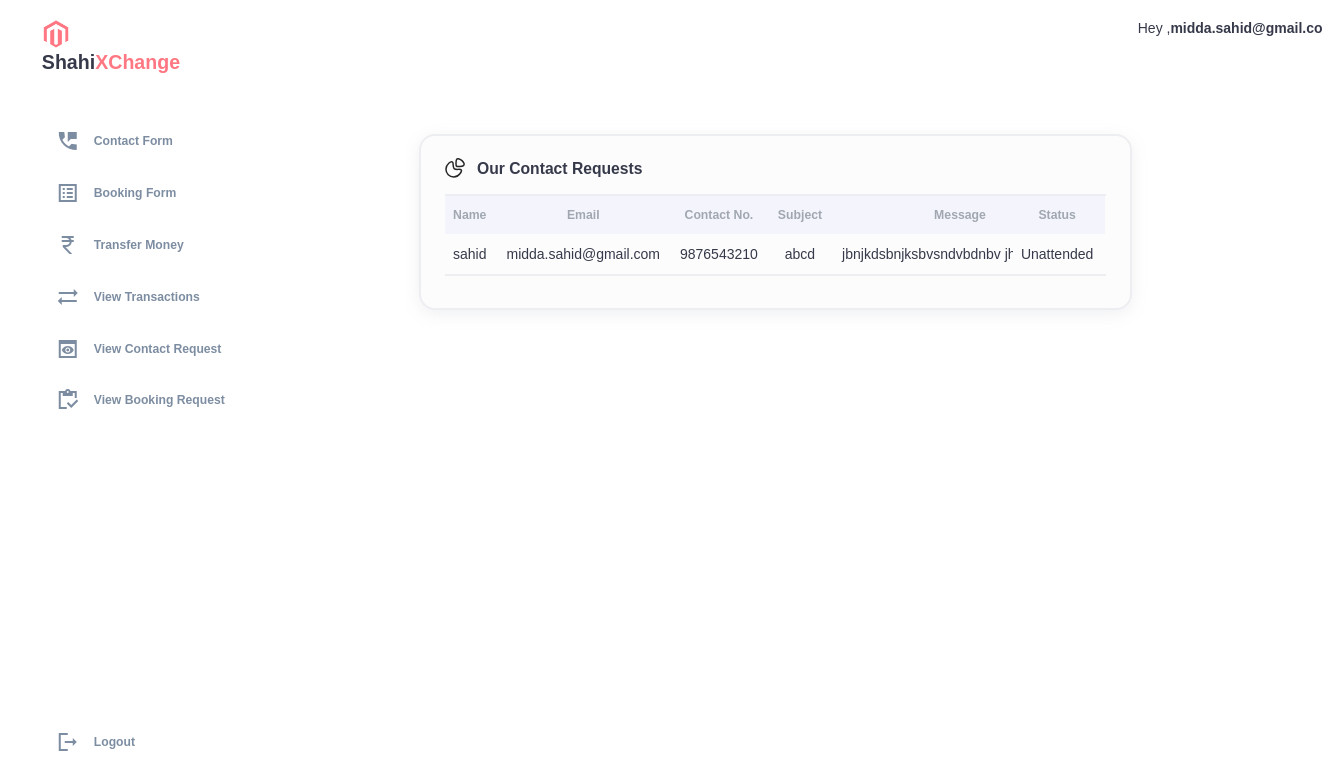
The app's page /viewcontactfolder/ourcontactrequests.php (signed in) with its own data.
### tables this page shows
CREATE TABLE `contact_details` (
  `contID` int(11) NOT NULL,
  `contName` varchar(50) NOT NULL,
  `contEmail` varchar(100) NOT NULL,
  `contPhone` varchar(50) NOT NULL,
  `contSubject` varchar(500) NOT NULL,
  `contMessage` varchar(2000) NOT NULL,
  `attendedOrNot` tinyint(1) NOT NULL DEFAULT 0
);

### dbconn.php (called while the page is built, shortened)
<?php
class connectDB
{
    private $server = "localhost";
    private $username = "root";
    private $pswd = "";
    private $dbname = "test";
    public $c;
    public function __construct()
    {
        $this->c = mysqli_connect($this->server, $this->username, $this->pswd, $this->dbname);
    }
    public function getContactRequest($userEmail)
    {
        $query = "select * from contact_details where contEmail='$userEmail'";
        $result = mysqli_query($this->c,$query);
        return $result;
    }
}

### viewcontactfolder/ourcontactrequests.php (the view, shortened to what this page needs)
<?php
    include('../dbconn.php');
?>
<!DOCTYPE html>
<html lang="en">
  <head>
    <link rel="stylesheet" href="contact-page.css" />
  </head>
  <body>
    <div class="container">
    <aside>
        <div class="top">
          <div class="logo">
            <a href="../welcomefolder/welcome.php">
              <img src="images/logo.png" />
              <h2>Shahi<span class="danger">XChange</span></h2>
            </a>
          </div>
        </div>
        <div class="sidebar">
          <a href="../contactformfolder/contactformpage.php">
            <i class="material-icons-sharp">perm_phone_msg</i>
            <h3>Contact Form</h3>
          </a>
          <a href="../bookingfolder/booking.php">
            <i class="material-icons-sharp">list_alt</i>
            <h3>Booking Form</h3>
          </a>
          <a href="../transferfolder/transfer.php">
            <i class="material-icons-sharp">currency_rupee</i>
            <h3>Transfer Money</h3>
          </a>
          <a href="../viewtransactionfolder/transactions.php">
            <i class="material-icons-sharp">sync_alt</i>
            <h3>View Transactions</h3>
          </a>
          <a href="../viewcontactfolder/ourcontactrequests.php">
            <i class="material-icons-sharp">preview</i>
            <h3>View Contact Request</h3>
          </a>
          <a href="../viewbookingfolder/ourbookingrequests.php">
            <i class="material-icons-sharp">inventory</i>
            <h3>View Booking Request</h3>
          </a>
          <a href="../logout.php?action=logoutUser">
            <i class="material-icons-sharp">logout</i>
            <h3>Logout</h3>
          </a>
        </div>
      </aside>
      <main>
        <div class="table-widget">
          <span class="caption-container">
            <span class="table-title">
              Our Contact Requests
            </span>
          </span>
          <div class="table-wrapper">
          <table>
            <thead>
            <tr>
                <th class="sticky-left"Ticker>Name</th>
                <th>Email</th>
                <th>Contact No.</th>
                <th>Subject</th>
                <th>Message</th>
                <th class="sticky-right">Status</th>
            </tr>
          </thead>
          <tbody id="table-row">
    <?php
        $dbobj = new connectDB();
        $result= $dbobj->getContactRequest($_SESSION['userEmail']);
        while ($rec= mysqli_fetch_row($result))
        {
            echo "
            <tr>
                <td class='stock sticky-left'>
                <div class='stock-wrapper'>
                <div class='stock-info'>
                    <span class='stock-info__name'>
                    $rec[1]
                    </span>
                </div>
                </div>
                </td>
                <td>$rec[2]</td>
                <td>$rec[3]</td>
                <td>$rec[4]</td>
                <td>$rec[5]</td>
                <td class='sticky-right'>
                ";
                    if($rec[6]=='0')
                    {
                        echo "Unattended";
                    }
                    else
                    {
                      echo "Attended";
                    }
        }
    ?>
          </tbody>
          </table>
          </div>
        </div>
      </main>
      <div class="right">
        <div class="top">
          <div class="profile">
            <div class="info">
              <p>Hey ,<b><?php echo $_SESSION['userEmail']; ?></b></p>
            </div>
          </div>
        </div>
      </div>
    </div>
  </body>
</html>

### viewcontactfolder/contact-page.css (style rules this page uses)
:root { --background: white; --table-background: #fcfcfd; --color-danger: #ff7782; --color-success: #41f1b6; --primary: #272727; --gray: #a0a7b1; --odd-row: #f6f9ff; --th-background: #f4f5fc; --gray-background: #edeef1; --gray-mid: #f1f2f6; }
body { font-family: sans-serif; margin: 0px; display: flex; justify-content: center; align-items: center; height: 100vh; padding: 16px; background-color: var(--background); }
.danger { color: var(--color-danger); }
.caption-container { font-size: 1.12rem; font-weight: 700; text-align: left; padding-bottom: 16px; border-bottom: 2px solid var(--gray-background); }
.table-widget { position: relative; left: 10rem; top: 0rem; border-radius: 16px; background-color: var(--table-background); padding: 24px; width: 90%; margin: 16px; max-width: 760px; border: 2px solid var(--gray-background); box-shadow: 0px 4px 16px 0px rgba(148, 156, 169, 0.15); text-align: center; }
.table-wrapper { overflow-x: auto; overflow-y: auto; padding-bottom: 8px; }
.table-widget table { max-width: 600px; border-collapse: collapse; table-layout: fixed; }
.table-widget thead { position: sticky; }
.table-widget th { padding: 12px 12px 12px 8px; font-size: 0.875rem; color: var(--gray); width: fit-content; white-space: nowrap; background-color: var(--th-background); }
.table-widget td { padding: 12px 12px 12px 8px; vertical-align: middle; white-space: nowrap; border-bottom: 2px solid var(--gray-background); }
.caption-container { display: flex; width: 100%; align-items: center; }
.stock-wrapper { display: flex; align-items: center; gap: 8px; }
.stock-info { display: flex; flex-direction: column; gap: 4px; }
.table-widget { min-height: 80px; }
.sticky-left { position: sticky; z-index: 1; top: 0; left: 0; background-color: var(--table-background); }
.sticky-right { position: sticky; z-index: 1; top: 0; right: 0; background-color: var(--table-background); }
.caption-container { display: flex; align-items: center; }
.caption-container svg { margin-top: -2px; }
.table-title { display: flex; gap: 12px; }
:root { --color-primary: #7380ec; --color-danger: #ff7782; --color-success: #41f1b6; --color-warning: #ffbb55; --color-white: #fff; --color-info-dark: #7d8da1; --color-info-light: #dce1eb; --color-dark: #363949; --color-light: rgba(132, 139, 200, 0.18); --color-primary-variant: #111e88; --color-dark-varient: #677483; --color-background: #f6f6f9; --card-border-radius: 2rem; --border-radius-1: 0.4rem; --border-radius-2: 0.8rem; --border-radius-3: 1.2rem; --card-padding: 1.8rem; --padding-1: 1.2rem; --box-shadow: 0 2rem 3rem var(--color-light); }
* { margin: 0; padding: 0; outline: 0; appearance: none; border: 0; text-decoration: none; list-style: none; box-sizing: border-box; }
html { font-size: 14px; }
body { width: 100vw; height: 100vh; font-family: "Poppins", sans-serif; user-select: none; overflow: hidden; color: var(--color-dark); overflow-y: auto; }
.container { display: grid; width: 96%; margin: 0 auto; gap: 1.8rem; grid-template-columns: 14rem auto 23rem; }
.container a { color: var(--color-dark); }
.container h2 { font-size: 1.4rem; }
.container h3 { font-size: 0.87rem; }
b { color: var(--color-dark); }
aside { height: 100vh; }
aside .top { display: flex; align-items: center; justify-content: space-between; margin-top: 1.4rem; }
aside .logo { display: flex; gap: 0.1rem; }
aside .logo img { width: 2rem; height: 2rem; }
aside .sidebar { display: flex; flex-direction: column; height: 85vh; position: relative; top: 3rem; }
aside h3 { font-weight: 600; }
aside .sidebar a { display: flex; color: var(--color-info-dark); margin-left: 1rem; gap: 1rem; align-items: center; position: relative; height: 3.7rem; transition: all 300ms ease; }
aside .sidebar a i { transition: all 300ms ease; }
aside .sidebar a:last-child { position: absolute; bottom: 2rem; width: 100%; }
main { margin-top: 8.4rem; }
.right { margin-top: 1.4rem; }
.right .top { display: flex; justify-content: end; gap: 2rem; }
.right .top .profile { display: flex; gap: 2rem; text-align: right; }

### records on screen
contact_details: contName "sahid", contEmail "midda.sahid@gmail.com", contPhone "9876543210", contSubject "abcd", contMessage "jbnjkdsbnjksbvsndvbdnbv jhjndjfn jncs", attendedOrNot "Unattended"
